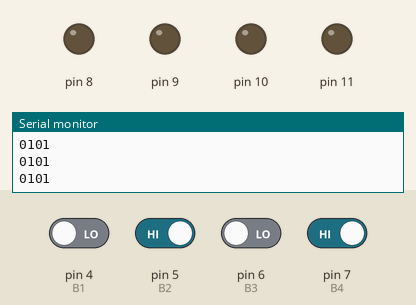
Recording of a sketch running on a simulated Arduino Uno, built with avr-gcc and run on an emulated ATmega328P. Parts: output pins drawn as LEDs (lit = HIGH), the last lines printed to the serial monitor. The inputs (shaded band) are chosen by the test bench; at power-on: pin 5 (B2), pin 7 (B4) HIGH, pin 4 (B1), pin 6 (B3) LOW.

Above: at 2.8 s.
2.9 s: pin 4 (B1) driven HIGH and pin 5 (B2) driven LOW
At 3.7 s:
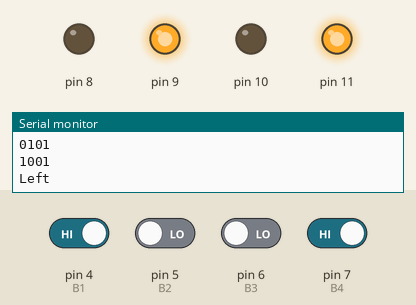
4.5 s: pin 6 (B3) driven HIGH and pin 7 (B4) driven LOW
At 6.4 s:
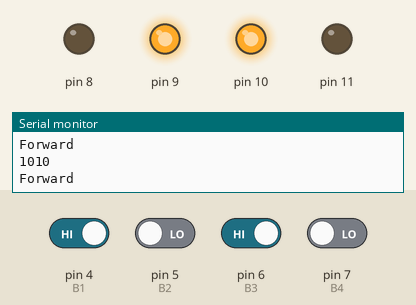
Timing chart, 0 to 7.9 s (numbered marks = the images above; inputs shaded):
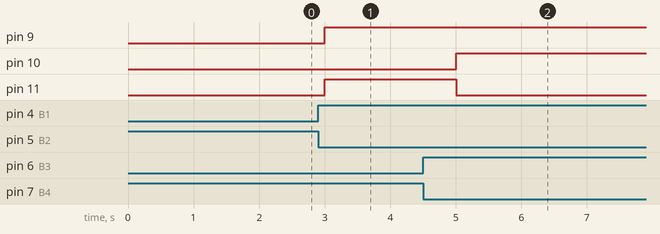

The sketch:

slave_bot_debugger.ino
```cpp
#define B1 4
#define B2 5
#define B3 6
#define B4 7
void setup() {
  Serial.begin(9600);
  pinMode(8, OUTPUT);
  pinMode(9, OUTPUT);
  pinMode(10, OUTPUT);
  pinMode(11, OUTPUT);
  pinMode(B1, INPUT);
  pinMode(B2, INPUT);
  pinMode(B3, INPUT);
  pinMode(B4, INPUT);
}

void loop() {
  int D1 = digitalRead(B1);
  int D2 = digitalRead(B2);
  int D3 = digitalRead(B3);
  int D4 = digitalRead(B4);
  Serial.println(String(D1) + String(D2) + String(D3) + String(D4));
  if ((D1 == 1) && (D2 == 0) && (D3 == 1) && (D4 == 0)){
    digitalWrite(8, LOW);
    digitalWrite(9, HIGH);
    digitalWrite(10, HIGH);
    digitalWrite(11, LOW);
    Serial.println("Forward");
  }
  if ((D1 == 0) && (D2 == 0) && (D3 == 0) && (D4 == 0)){
    digitalWrite(8, LOW);
    digitalWrite(9, LOW);
    digitalWrite(10, LOW);
    digitalWrite(11, LOW);
    Serial.println("Stop");
  }
  if ((D1 == 0) && (D2 == 1) && (D3 == 1) && (D4 == 0)){
    digitalWrite(8, HIGH);
    digitalWrite(9, LOW);
    digitalWrite(10, HIGH);
    digitalWrite(11, LOW);
    Serial.println("Right");
  }
  if ((D1 == 1) && (D2 == 0) && (D3 == 0) && (D4 == 1)){
    digitalWrite(8, LOW);
    digitalWrite(9, HIGH);
    digitalWrite(10, LOW);
    digitalWrite(11, HIGH);
    Serial.println("Left");
  }
  delay(1000);
}
```

Measured:
- after the input at 2.9 s, pin 9, pin 11: LOW → HIGH after 0.10 s
- after the input at 4.5 s, pin 10: LOW → HIGH after 0.50 s; pin 11: HIGH → LOW after 0.50 s
